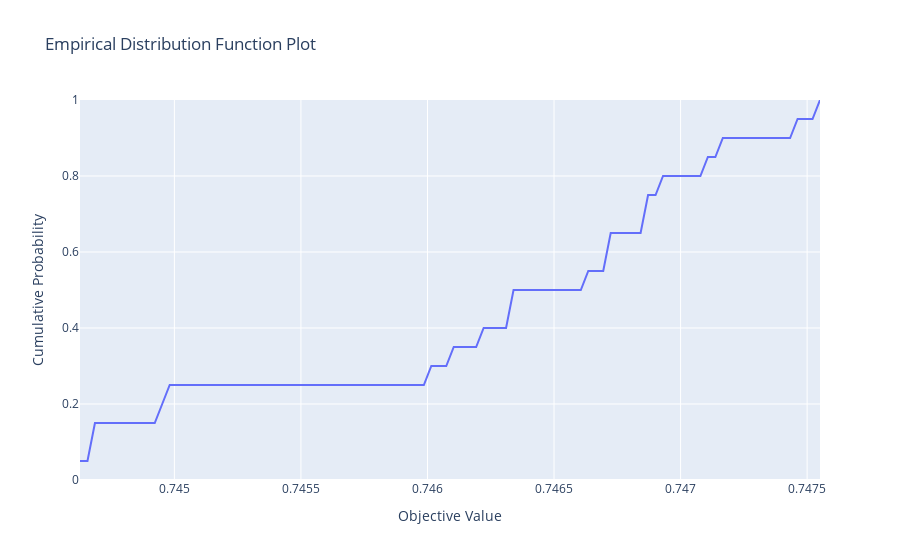

The cell this chart's notebook holds for it:
### Code cell
###################################################################################################
# Visualize empirical distribution function. See :func:`~optuna.visualization.plot_edf` for the details.
plot_edf(study)
